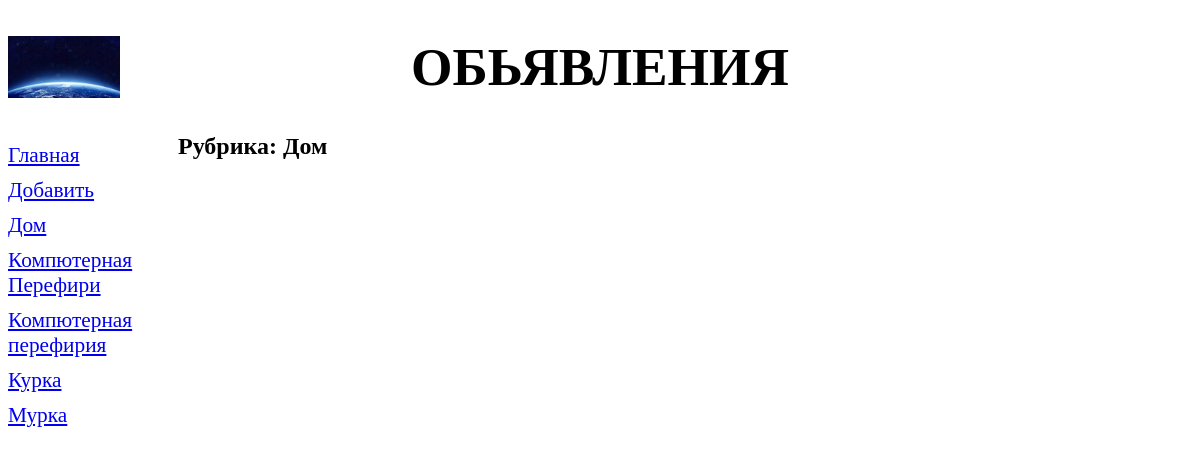
/1/, run on the app's committed database.
### bboard/models.py (models this page shows, shortened)
class Rubric(models.Model):
    name = models.CharField(max_length=120, db_index=True, verbose_name='Название')
    class Meta:
        verbose_name_plural = 'Рубрики'
        verbose_name = 'Рубрика'
        ordering = ['name']

### bboard/views.py (the view)
# urls.py: path('<int:rubric_id>/', by_rubric, name='by_rubric'),
def by_rubric(request, rubric_id):
    bbs = Bb.objects.filter(rubric=rubric_id)
    rubrics = Rubric.objects.all()
    current_rubric = Rubric.objects.get(pk=rubric_id)
    context = {'bbs': bbs, 'rubrics': rubrics, 'current_rubric': current_rubric}
    return render(request, 'bboard/by_rubric.html', context)

### bboard/templates/bboard/by_rubric.html (shortened to what this page needs)
{% extends "layout/basic.html" %}
{% block content %}
<h2>Рубрика: {{ current_rubric.name }}</h2>
{% endblock %}

### bboard/templates/layout/basic.html (shortened to what this page needs)
{% load static%}
<!DOCTYPE html>
<html lang="en">
<head>
    <link rel="stylesheet" type="text/css" href="{% static 'bboard/style.css' %}">
</head>
<body>
    <header>
        <h1>Обьявления</h1>
    </header>
    <nav>
        <a href="{% url 'index' %}">Главная</a>
        <a href="{% url 'add' %}">Добавить</a>
        {% for rubric in rubrics %}
        <a href="{% url 'by_rubric' rubric.pk %}">{{ rubric.name }}</a>
        {% endfor %}
    </nav>
    <section>
        {% block content %}
        {% endblock %}
    </section>
</body>
</html>

### bboard/static/bboard/style.css (style rules this page uses)
header h1 { font-size: 40pt; text-transform: uppercase; text-align: center; background: url("bg.jpg") left/auto 100% no-repeat ; }
nav { font-size: 16pt; width: 150px; float: left; }
nav a { display: block; margin: 10px 0px; }
section { margin-left: 170px; }

### data on the page
Rubric: name "Дом"
Rubric: name "Компютерная Перефири"
Rubric: name "Компютерная перефирия"
Rubric: name "Курка"
Rubric: name "Мурка"
